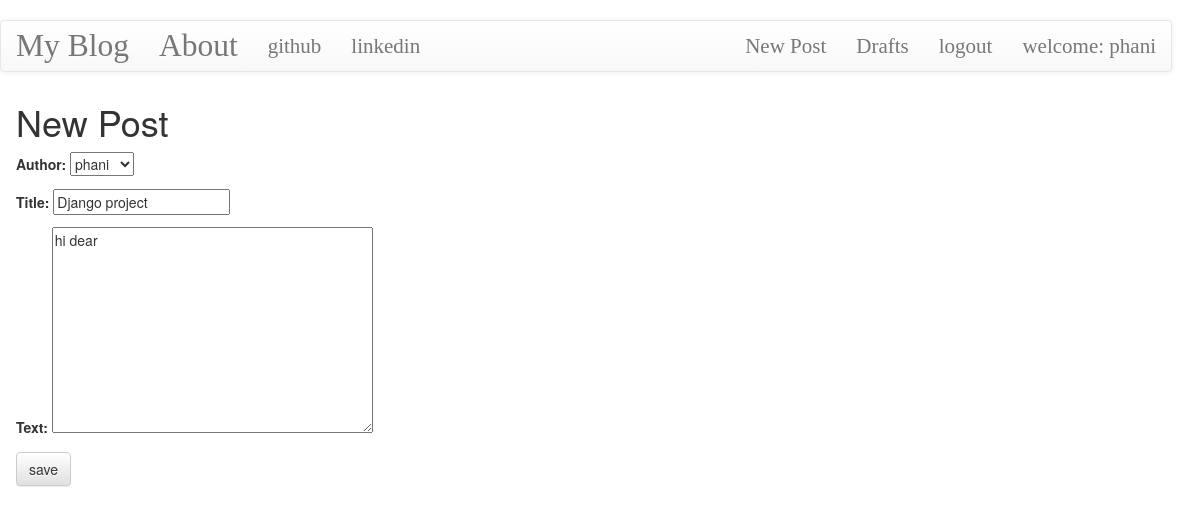
Screenshot of /post/3/edit/ (signed in) with the database file from the repository.
### blog/models.py (models this page shows, shortened)
class Post(models.Model):
    author = models.ForeignKey('auth.User',on_delete=models.CASCADE)
    title = models.CharField(max_length=200)
    text = models.TextField()
    create_date = models.DateTimeField(default=timezone.now)
    published_date = models.DateTimeField(blank=True,null=True)

### blog/views.py (the view)
# urls.py: url(r'^post/(?P<pk>\d+)/edit/$',views.PostUpdateView.as_view(),name='post_edit'),
class PostUpdateView(LoginRequiredMixin,UpdateView):
    login_url = '/login'
    redirect_field_name = 'blog/post_detail.html'
    form_class = PostForm
    model = Post

### blog/forms.py
class PostForm(forms.ModelForm):
    class Meta():
        model = Post
        fields = ('author','title','text')
        widget = {
            'title':forms.TextInput(attrs={'class':'textinputclass'}),
            'text':forms.Textarea(attrs={'class':'editable medium-editor-textarea postcontent'})
            }

### blog/templates/blog/post_form.html (shortened to what this page needs)
{% extends "blog/base.html" %}
{% block content %}
<h1>New Post</h1>
<form class="post-form" method="post">
    {{ form.as_p }}
    <button type="submit" class="save btn btn-default">save</button>
</form>
{% endblock %}

### blog/templates/blog/base.html (shortened to what this page needs)
﻿<!DOCTYPE html>
{% load static %}
<html lang="en" xmlns="http://www.w3.org/1999/xhtml">
<head>
    <link rel="stylesheet" href="https://maxcdn.bootstrapcdn.com/bootstrap/3.3.7/css/bootstrap.min.css">
<link rel="stylesheet" href="https://maxcdn.bootstrapcdn.com/bootstrap/3.3.7/css/bootstrap-theme.min.css">
<link rel="stylesheet" href="{% static 'css/MediumEditor.css' %}" />
<link rel="stylesheet" href="//cdn.jsdelivr.net/npm/medium-editor@latest/dist/css/medium-editor.min.css" type="text/css" media="screen" charset="utf-8">
    <link rel="stylesheet" href="{% static 'css/blog.css' %}"/>
</head>
<body class="loader">
    <nav class="navbar navbar-default techfont custom-navbar">
     <div class="container">
         <ul class=" nav navbar-nav ">
             <li><a class="navbar-brand bigbrand" href="{% url 'post_list'%}">My Blog</a></li>
            <li><a class="navbar-link bigbrand" href="{% url 'about' %}">About</a></li>
            <li><a  href="https://www.github.com">github</a></li>
             <li><a  href="https://www.linkedin.com">linkedin</a></li>
         </ul>
         <ul class="nav navbar-nav navbar-right">
             {% if user.is_authenticated %}
             <li>
                 <a href="{% url 'post_new' %}">New Post</a>
             </li>
             <li>
                 <a href="{% url 'post_draft_list' %}">Drafts</a>
             </li>
             <li>
                 <a href="{% url 'logout' %}">logout</a>
             </li>
             <li>
                 <a>welcome: {{ user.username }}</a>
             </li>
             {% else %}
             <li><a class="nav navbar-right" href="{% url 'login' %}"><span class="glyphicon glyphicon-user"></span></a></li>
             {% endif %}
         </ul>
      </div>
        </nav>
    <div class="content container">
        <div class="row">
            <div class="col-md-8">
                <div class="blog_posts">
                    {% block content %}
                    {% endblock %}
                </div>
            </div>
        </div>
    </div>
</body>
</html>

### blog/static/css/blog.css (style rules this page uses)
.techfont { font-family: 'Playfair Display', serif; font-size: 1.5em; margin-bottom:10px; }
.bigbrand { font-size:1.5em; }
.loader { position: fixed; filter: hue-rotate(0deg); color: linear-gradient(#ffae42,#C6FFDD,#00ff88,#0088FF); animation: hue 10000ms infinite linear; }

### rows the page displays
Post: author "phani", title "Django project", text "hi dear"

### other values shown
{{ user.username }} "phani"
